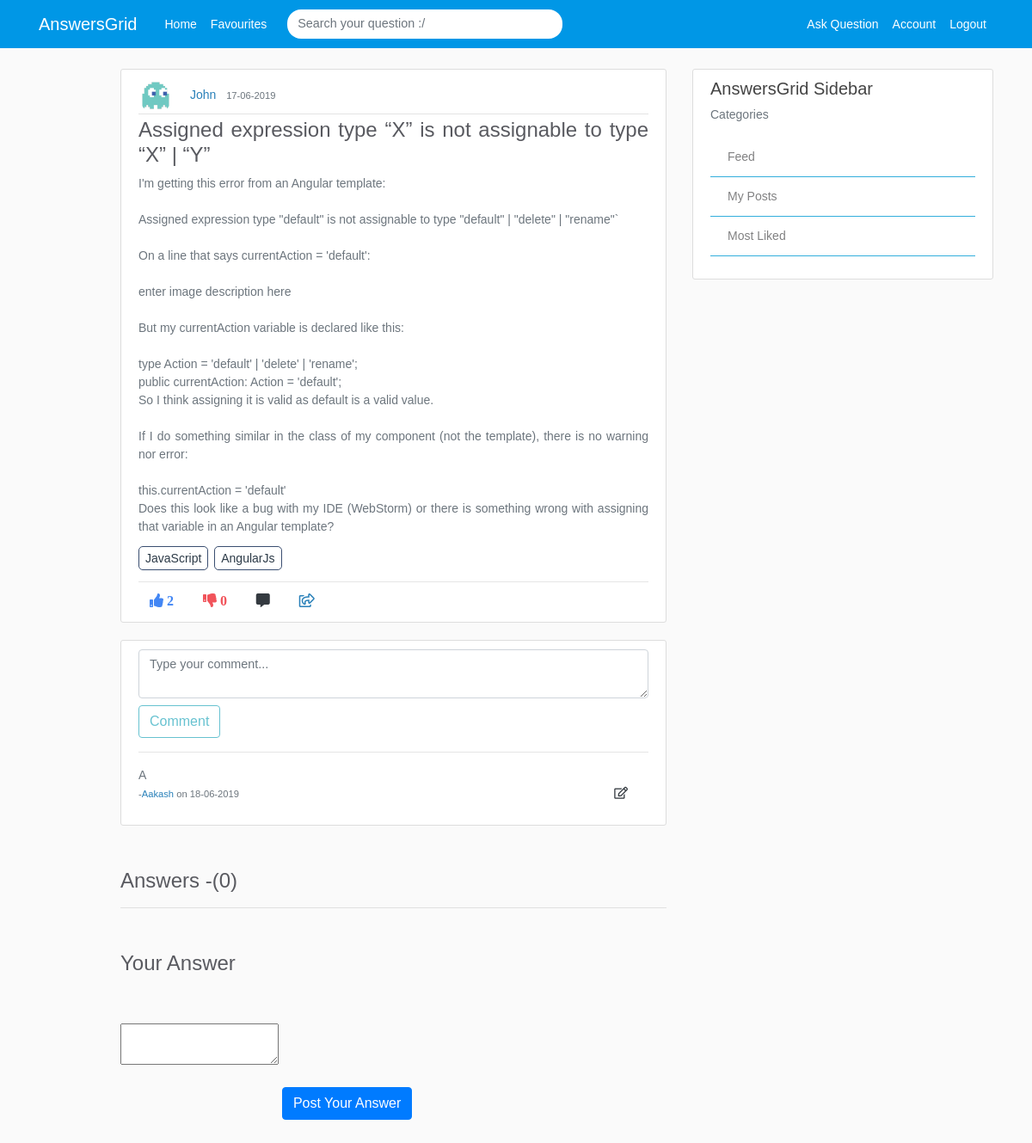
The app's page /post/4/comment (signed in) with its own data.
### application/models.py (models this page shows, shortened)
class User(db.Model, UserMixin):
    id = db.Column(db.Integer, primary_key=True)
    username = db.Column(db.String(20), unique=True, nullable=False)
    email = db.Column(db.String(120), unique=True, nullable=False)
    image_file = db.Column(db.String(20), nullable=False, default='default.jpg')
    password = db.Column(db.String(60), nullable=False)
    verified = db.Column(db.Integer, nullable=False)
    posts = db.relationship('Post', backref='author', lazy=True)
    answers = db.relationship('Answer', backref="author", lazy=True)
    comments = db.relationship('Comment', backref='author', lazy=True)
    answercomments = db.relationship('AnswerComment', backref='author', lazy=True)
    favourites = db.relationship('Favourite', backref='author', lazy=True)

class Post(db.Model):
    id = db.Column(db.Integer, primary_key=True)
    title = db.Column(db.String(100), nullable=False)
    content = db.Column(db.Text, nullable=False)
    date_posted = db.Column(db.DateTime, nullable=False, default=datetime.utcnow)
    like_count = db.Column(db.Integer, nullable=False, default=0)
    dislike_count = db.Column(db.Integer, nullable=False, default=0)
    user_id = db.Column(db.Integer, db.ForeignKey('user.id'), nullable=False)
    comments = db.relationship('Comment', backref='commentOnPost', lazy=True)
    answers = db.relationship('Answer', backref='answerOnPost', lazy=True)
    favourites = db.relationship('Favourite', backref='favour_post', lazy=True)

class tagposts(db.Model):
    id = db.Column(db.Integer, primary_key=True, nullable=False)
    post_id = db.Column(db.Integer, db.ForeignKey('post.id'), nullable=False)
    tag_id = db.Column(db.Integer, db.ForeignKey('tags.tag_id'), nullable=False)

class Tags(db.Model):
    tag_id = db.Column(db.Integer, primary_key=True, nullable=False)
    tag_title = db.Column(db.String,nullable=False)

class Comment(db.Model):
    comment_id = db.Column(db.Integer, primary_key=True)
    comment = db.Column(db.String(100), nullable=False)
    date_posted = db.Column(db.DateTime, nullable=False, default=datetime.utcnow)
    post_id = db.Column(db.Integer, db.ForeignKey('post.id'), nullable=False)
    user_id = db.Column(db.Integer, db.ForeignKey('user.id'), nullable=False)
    answer_id = db.Column(db.Integer, db.ForeignKey('answer.id'), nullable=False)

### application/routes.py (the view, shortened to what this page needs)
@app.route("/post/<int:post_id>/comment", methods=['GET', 'POST'])
@login_required
def comment_post(post_id):
    post = Post.query.get_or_404(post_id)
    posts_id = post.id
    joinedTables = db.session.query(tagposts.post_id,tagposts.tag_id,Tags.tag_title,Post.title,Post.user_id,Post.like_count,Post.content).join(Tags).join(Post).all()
    answersCount = db.session.query(Answer).filter(Answer.post_id == post_id).count()
    answers = Answer.query.order_by(Answer.like_count.desc()).all()
    if request.method =='GET':
        comments = Comment.query.filter(Comment.post_id == post_id).order_by(Comment.date_posted.desc())
        return render_template('comment_post.html', title='Comments', post=post, comments=comments, joinedTables=joinedTables, answersCount=answersCount, answers=answers)

### application/models.py (called while the page is built)
@login_manager.user_loader
def load_user(user_id):
    return User.query.get(int(user_id))

### application/templates/comment_post.html (shortened to what this page needs)
{% extends "layout.html" %}
{% block content %}
    <article class="media content-section">
      <div class="media-body">
        <div class="article-metadata">
          <img class="rounded-circle article-img" src="{{ url_for('static', filename='profile_pics/' + post.author.image_file) }}">
          <a class="mr-2" href="{{ url_for('user_posts', username=post.author.username) }}">{{ post.author.username }}</a>
          <small class="text-muted">{{ post.date_posted.strftime('%d-%m-%Y') }}</small>
        </div>
        <h4 class="article-title text-justify">{{ post.title }}</h4>
        <p class="article-content text-justify text-muted">{{ post.content }}</p>
        {% for tag in joinedTables %}
            {% if post.id == tag[0] %}
            <a class="article-content tag-style text-justify" href="{{ url_for('tags', tag_title=tag.tag_title) }}">{{ tag.tag_title }}</a>
            {% endif %}
        {% endfor %}<hr>
            <div class="footRow">
                {%  if current_user.is_authenticated %}
                  <a><i class="fas fa-thumbs-up mr-1 btn upvote"id="/vote/{{post.id}}/{{current_user.id}}" onclick="contentDisp(this);">  {{ post.like_count }} </i></a>
                  <a><i class="fas fa-thumbs-down mr-1 btn upvote" id="/downvote/{{post.id}}/{{current_user.id}}" onclick="contentDisp(this);" >  {{ post.dislike_count }} </i></a>
                  <a href="#commenticon"><i class="fas fa-comment-alt mr-1 btn text-dark" id="comment-btn"></i></a>
                  <a class="a2a_dd" href="https://www.addtoany.com/share"><i class="far fa-share-square btn"></i></a>
                {% endif %}
            </div>
      </div>
    </article>
    <div class="content-section hide-comments">
      <form method="POST" id="comment-form" action="">
        <div class="form-group">
            <textarea class="form-control form-control-lg" id="comment-box" name="comment" placeholder = "Type your comment..." required onkeyup="empty(this.value)"></textarea>
            <button class="btn btn-outline-info" id="comment-button" disabled>Comment</button>
        </div>
      </form> <hr>
      {% for comment in comments %}
            <div>
              <p class="comment text-justify text-muted comment-field" ><span id="{{comment.comment_id}}">{{ comment.comment }}</span> <br>
                <small class="move-right">-<a href="{{ url_for('user_posts', username=comment.author.username) }}">{{ comment.author.username }}</a> on {{ comment.date_posted.strftime('%d-%m-%Y') }} </small>
              {% if comment.author == current_user %}
              <a class="text-dark edit-comment edit-btn mr-4" id="{{comment.comment_id}}"><i class="far fa-edit"></i></a>
              {% endif %}
            </div>
       {% endfor %}
    </div>
    <h4 class="answer-section">Answers -({{ answersCount }})</h4> <hr>
    <div class="summernote-section">
        <h4>Your Answer</h4>
        <form action="{{ url_for('answer', post_id=post.id) }}" method="post">
            <textarea id="summernote" name="editordata" class="mt-5 mb-5" required></textarea>
            <button class="btn btn-primary mt-5 mb-5">Post Your Answer</button>
          </form>
    </div>
{% endblock content %}

### application/static/main.css (style rules this page uses)
body { background: #fafafa; color: #333333; margin-top: 5rem; }
h1, h2, h3, h4, h5, h6 { color: #444444; }
.content-section { background: #ffffff; padding: 10px 20px; border: 1px solid #dddddd; border-radius: 3px; margin-bottom: 20px; }
.article-title { color: #444444; }
.article-content { white-space: pre-line; }
.article-img { height: 40px; width: 40px; margin-right: 16px; }
.article-metadata { padding-bottom: 1px; margin-bottom: 4px; border-bottom: 1px solid #e3e3e3 }

### application/templates/layout.html (style rules this page uses)
body { color: #2e2626; margin-top: 5rem; font-size: 14px; font-weight: unset; line-height: 1.5; font-family: Arial; }
.form-control { display: block; width: 100%; padding: .375rem .75rem; font-size: .9rem; line-height: 1.5; color: #495057; background-color: #fff; background-clip: padding-box; border: 1px solid #ced4da; border-radius: .25rem; transition: border-color .15s ease-in-out,box-shadow .15s ease-in-out; }
img { display: inline; }
.edit-btn { float: right; }
.footRow { margin-top: -10px; }
.tag-style { margin-right: 3px; border: 1px solid #3a4e70; padding: 5px 7px; border-radius: 5px; color: #2C3A47 }
a { color: #2980b9; }
textarea { margin-bottom: .5rem; }
.fa-thumbs-up { color: #4286f4; }
.fa-thumbs-down { color: #f1545b }
.answer-section { margin-top: 50px; }
.summernote-section { margin-top: 50px; }
h4,h3 { color: #595a60; }
.article-title { color: #595a60; }

### records on screen
User: image_file (placeholder picture), author.username "John"
Post: date_posted "17-06-2019", title "Assigned expression type “X” is not assignable to type “X” | “Y”", content "I'm getting this error from an Angular template: Assigned expression type \"default\" is not assignable to type \"default\" | \"delete\" | \"rename\"` On a line that says currentAction = 'default': enter image description here But my currentAction variable is declared like this: type Action = 'default' | 'delete' | 'rename'; public currentAction: Action = 'default'; So I think assigning it is valid as default is a valid value. If I do something similar in the class of my component (not the template), there is no warning nor error: this.currentAction = 'default' Does this look like a bug with my IDE (WebStorm) or there is something wrong with assigning that variable in an Angular template?", like_count "2", dislike_count "0"
tagposts: tag_title "JavaScript"
tagposts: tag_title "AngularJs"
Comment: comment "A", author.username "Aakash", date_posted "18-06-2019"

### other values on screen
{{ answersCount }} "0"
